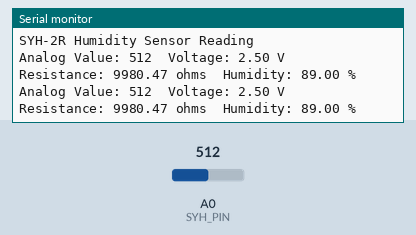
This sketch was run on a simulated Arduino Uno, built with avr-gcc and run on an emulated ATmega328P. Shown: the last lines printed to the serial monitor. The inputs (shaded band) are chosen by the test bench; at power-on: A0 (SYH_PIN) = 512.

Above: at 2.8 s.
2.9 s: A0 (SYH_PIN) set to 0
At 5.5 s:
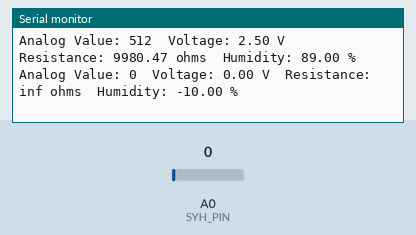
7.5 s: A0 (SYH_PIN) set to 122
At 9.2 s:
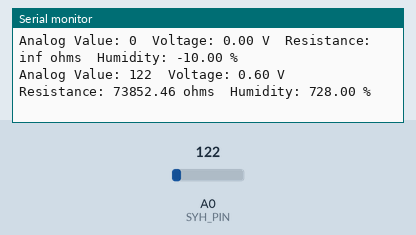

Measured:
- after the input at 2.9 s, the serial monitor: prints a new line after 1.2 s (image 1)
- after the input at 7.5 s, the serial monitor: prints a new line after 0.58 s (image 2)

The sketch:

testingsyh2r.ino
```cpp
#define SYH_PIN A0  // Analog pin connected to the SYH-2R sensor
#define SERIES_RESISTOR 10000 // Series resistor value in ohms (10kΩ)

void setup() {
  Serial.begin(9600);
  Serial.println("SYH-2R Humidity Sensor Reading");
}

void loop() {
  // Read analog value from the sensor
  int analogValue = analogRead(SYH_PIN);

  // Convert analog value to voltage (assuming 5V system)
  float voltage = analogValue * (5.0 / 1023.0);

  // Convert voltage back to resistance of the SYH-2R sensor
  float sensorResistance = (SERIES_RESISTOR * (5.0 - voltage)) / voltage;

  // Map the resistance to humidity (based on the datasheet curve)
  // Replace this formula with the one provided in the sensor's datasheet
  float humidity = map(sensorResistance, 2000, 10000, 10, 90); // Example mapping

  // Print the readings
  Serial.print("Analog Value: ");
  Serial.print(analogValue);
  Serial.print("\tVoltage: ");
  Serial.print(voltage);
  Serial.print(" V\tResistance: ");
  Serial.print(sensorResistance);
  Serial.print(" ohms\tHumidity: ");
  Serial.print(humidity);
  Serial.println(" %");

  delay(2000); // Wait 2 seconds before the next reading
}
```
